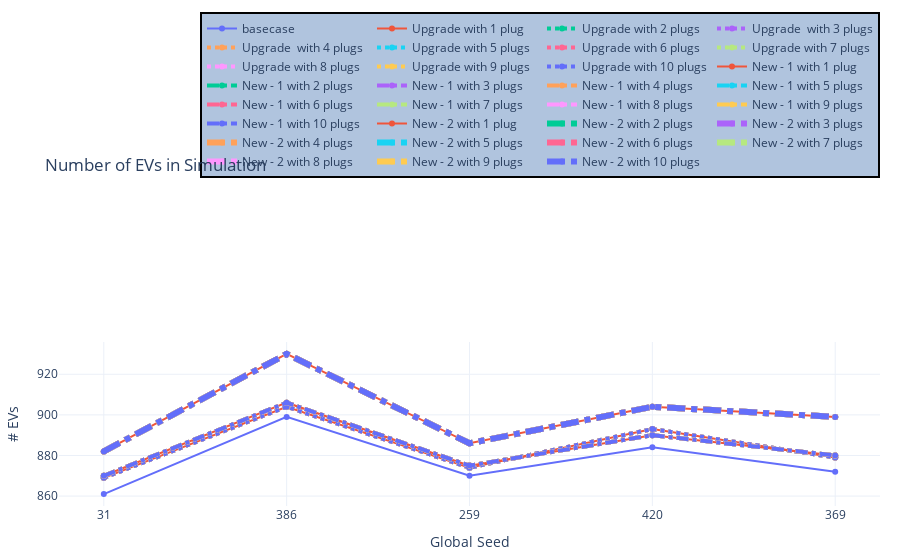

Source (notebook cell):
### Markdown cell above
#### 5.1 Vehicle Counts

### Code cell
# EVs in simulation
fig = go.Figure()
fig.add_trace(go.Scatter(x=seeds, y=count_stats[(671 <= count_stats['analysis_id']) & (count_stats['analysis_id']<= 675)].sort_values('analysis_id')['sim_count'],
                    mode='lines+markers',
                    name='basecase'))
fig.add_trace(go.Scatter(x=seeds, y=count_stats[(676 <= count_stats['analysis_id']) & (count_stats['analysis_id']<= 680)].sort_values('analysis_id')['sim_count'],
                    mode='lines+markers',
                    name='Upgrade with 1 plug'))
fig.add_trace(go.Scatter(x=seeds, y=count_stats[(681 <= count_stats['analysis_id']) & (count_stats['analysis_id']<= 685)].sort_values('analysis_id')['sim_count'],
                    mode='lines+markers',
                    name='Upgrade with 2 plugs', line=dict(width=4, dash='dot')))
fig.add_trace(go.Scatter(x=seeds, y=count_stats[(686 <= count_stats['analysis_id']) & (count_stats['analysis_id']<= 690)].sort_values('analysis_id')['sim_count'],
                    mode='lines+markers',
                    name='Upgrade  with 3 plugs', line=dict(width=4, dash='dot')))
fig.add_trace(go.Scatter(x=seeds, y=count_stats[(691 <= count_stats['analysis_id']) & (count_stats['analysis_id']<= 695)].sort_values('analysis_id')['sim_count'],
                    mode='lines+markers',
                    name='Upgrade  with 4 plugs', line=dict(width=4, dash='dot')))
fig.add_trace(go.Scatter(x=seeds, y=count_stats[(696 <= count_stats['analysis_id']) & (count_stats['analysis_id']<= 700)].sort_values('analysis_id')['sim_count'],
                    mode='lines+markers',
                    name='Upgrade with 5 plugs', line=dict(width=4, dash='dot')))
fig.add_trace(go.Scatter(x=seeds, y=count_stats[(701 <= count_stats['analysis_id']) & (count_stats['analysis_id']<= 705)].sort_values('analysis_id')['sim_count'],
                    mode='lines+markers',
                    name='Upgrade with 6 plugs', line=dict(width=4, dash='dot')))
fig.add_trace(go.Scatter(x=seeds, y=count_stats[(706 <= count_stats['analysis_id']) & (count_stats['analysis_id']<= 710)].sort_values('analysis_id')['sim_count'],
                    mode='lines+markers',
                    name='Upgrade with 7 plugs', line=dict(width=4, dash='dot')))
fig.add_trace(go.Scatter(x=seeds, y=count_stats[(711 <= count_stats['analysis_id']) & (count_stats['analysis_id']<= 715)].sort_values('analysis_id')['sim_count'],
                    mode='lines+markers',
                    name='Upgrade with 8 plugs', line=dict(width=4, dash='dot')))
fig.add_trace(go.Scatter(x=seeds, y=count_stats[(716 <= count_stats['analysis_id']) & (count_stats['analysis_id']<= 720)].sort_values('analysis_id')['sim_count'],
                    mode='lines+markers',
                    name='Upgrade with 9 plugs', line=dict(width=4, dash='dot')))
fig.add_trace(go.Scatter(x=seeds, y=count_stats[(721 <= count_stats['analysis_id']) & (count_stats['analysis_id']<= 725)].sort_values('analysis_id')['sim_count'],
                    mode='lines+markers',
                    name='Upgrade with 10 plugs', line=dict(width=4, dash='dot')))

## New - 1
fig.add_trace(go.Scatter(x=seeds, y=count_stats[(726 <= count_stats['analysis_id']) & (count_stats['analysis_id']<= 730)].sort_values('analysis_id')['sim_count'],
                    mode='lines+markers',
                    name='New - 1 with 1 plug'))
fig.add_trace(go.Scatter(x=seeds, y=count_stats[(731 <= count_stats['analysis_id']) & (count_stats['analysis_id']<= 735)].sort_values('analysis_id')['sim_count'],
                    mode='lines+markers',
                    name='New - 1 with 2 plugs', line=dict(width=4, dash='dashdot')))
fig.add_trace(go.Scatter(x=seeds, y=count_stats[(736 <= count_stats['analysis_id']) & (count_stats['analysis_id']<= 740)].sort_values('analysis_id')['sim_count'],
                    mode='lines+markers',
                    name='New - 1 with 3 plugs', line=dict(width=4, dash='dashdot')))
fig.add_trace(go.Scatter(x=seeds, y=count_stats[(741 <= count_stats['analysis_id']) & (count_stats['analysis_id']<= 745)].sort_values('analysis_id')['sim_count'],
                    mode='lines+markers',
                    name='New - 1 with 4 plugs', line=dict(width=4, dash='dashdot')))
fig.add_trace(go.Scatter(x=seeds, y=count_stats[(746 <= count_stats['analysis_id']) & (count_stats['analysis_id']<= 750)].sort_values('analysis_id')['sim_count'],
                    mode='lines+markers',
                    name='New - 1 with 5 plugs', line=dict(width=4, dash='dashdot')))
fig.add_trace(go.Scatter(x=seeds, y=count_stats[(751 <= count_stats['analysis_id']) & (count_stats['analysis_id']<= 755)].sort_values('analysis_id')['sim_count'],
                    mode='lines+markers',
                    name='New - 1 with 6 plugs', line=dict(width=4, dash='dashdot')))
fig.add_trace(go.Scatter(x=seeds, y=count_stats[(756 <= count_stats['analysis_id']) & (count_stats['analysis_id']<= 760)].sort_values('analysis_id')['sim_count'],
                    mode='lines+markers',
                    name='New - 1 with 7 plugs', line=dict(width=4, dash='dashdot')))
fig.add_trace(go.Scatter(x=seeds, y=count_stats[(761 <= count_stats['analysis_id']) & (count_stats['analysis_id']<= 765)].sort_values('analysis_id')['sim_count'],
                    mode='lines+markers',
                    name='New - 1 with 8 plugs', line=dict(width=4, dash='dashdot')))
fig.add_trace(go.Scatter(x=seeds, y=count_stats[(766 <= count_stats['analysis_id']) & (count_stats['analysis_id']<= 770)].sort_values('analysis_id')['sim_count'],
                    mode='lines+markers',
                    name='New - 1 with 9 plugs', line=dict(width=4, dash='dashdot')))
fig.add_trace(go.Scatter(x=seeds, y=count_stats[(771 <= count_stats['analysis_id']) & (count_stats['analysis_id']<= 775)].sort_values('analysis_id')['sim_count'],
                    mode='lines+markers',
                    name='New - 1 with 10 plugs', line=dict(width=4, dash='dashdot')))

## New - 2
fig.add_trace(go.Scatter(x=seeds, y=count_stats[(776 <= count_stats['analysis_id']) & (count_stats['analysis_id']<= 780)].sort_values('analysis_id')['sim_count'],
                    mode='lines+markers',
                    name='New - 2 with 1 plug'))
fig.add_trace(go.Scatter(x=seeds, y=count_stats[(781 <= count_stats['analysis_id']) & (count_stats['analysis_id']<= 785)].sort_values('analysis_id')['sim_count'],
                    mode='lines+markers',
                    name='New - 2 with 2 plugs', line=dict(width=6, dash='dashdot')))
fig.add_trace(go.Scatter(x=seeds, y=count_stats[(786 <= count_stats['analysis_id']) & (count_stats['analysis_id']<= 790)].sort_values('analysis_id')['sim_count'],
                    mode='lines+markers',
                    name='New - 2 with 3 plugs', line=dict(width=6, dash='dashdot')))
fig.add_trace(go.Scatter(x=seeds, y=count_stats[(791 <= count_stats['analysis_id']) & (count_stats['analysis_id']<= 795)].sort_values('analysis_id')['sim_count'],
                    mode='lines+markers',
                    name='New - 2 with 4 plugs', line=dict(width=6, dash='dashdot')))
fig.add_trace(go.Scatter(x=seeds, y=count_stats[(796 <= count_stats['analysis_id']) & (count_stats['analysis_id']<= 800)].sort_values('analysis_id')['sim_count'],
                    mode='lines+markers',
                    name='New - 2 with 5 plugs', line=dict(width=6, dash='dashdot')))
fig.add_trace(go.Scatter(x=seeds, y=count_stats[(801 <= count_stats['analysis_id']) & (count_stats['analysis_id']<= 805)].sort_values('analysis_id')['sim_count'],
                    mode='lines+markers',
                    name='New - 2 with 6 plugs', line=dict(width=6, dash='dashdot')))
fig.add_trace(go.Scatter(x=seeds, y=count_stats[(806 <= count_stats['analysis_id']) & (count_stats['analysis_id']<= 810)].sort_values('analysis_id')['sim_count'],
                    mode='lines+markers',
                    name='New - 2 with 7 plugs', line=dict(width=6, dash='dashdot')))
fig.add_trace(go.Scatter(x=seeds, y=count_stats[(811 <= count_stats['analysis_id']) & (count_stats['analysis_id']<= 815)].sort_values('analysis_id')['sim_count'],
                    mode='lines+markers',
                    name='New - 2 with 8 plugs', line=dict(width=6, dash='dashdot')))
fig.add_trace(go.Scatter(x=seeds, y=count_stats[(816 <= count_stats['analysis_id']) & (count_stats['analysis_id']<= 820)].sort_values('analysis_id')['sim_count'],
                    mode='lines+markers',
                    name='New - 2 with 9 plugs', line=dict(width=6, dash='dashdot')))
fig.add_trace(go.Scatter(x=seeds, y=count_stats[(821 <= count_stats['analysis_id']) & (count_stats['analysis_id']<= 825)].sort_values('analysis_id')['sim_count'],
                    mode='lines+markers',
                    name='New - 2 with 10 plugs', line=dict(width=6, dash='dashdot')))

fig.update_xaxes(type='category')
fig.update_layout(margin=dict(l=20, r=20, t=50, b=20), uniformtext_minsize=8, uniformtext_mode='hide', template='plotly_white', title_text = 'Number of EVs in Simulation',
        showlegend = True, yaxis_title="# EVs", 
                  xaxis_title="Global Seed", legend=dict(
    orientation="h",
    yanchor="bottom",
    y=2,
    xanchor="right",
    x=1,
    bgcolor="LightSteelBlue",
    bordercolor="Black",
    borderwidth=2
))
fig.show()

### Figure 1 — Plotly figure (JSON) as saved in the notebook; plotly's stock layout.template omitted (floating-point values rounded to 4 significant figures)
{"data": [{"mode": "lines+markers", "name": "basecase", "type": "scatter", "x": ["31", "386", "259", "420", "369"], "y": [861, 899, 870, 884, 872]}, {"mode": "lines+markers", "name": "Upgrade with 1 plug", "type": "scatter", "x": ["31", "386", "259", "420", "369"], "y": [869, 904, 874, 893, 879]}, {"line": {"dash": "dot", "width": 4}, "mode": "lines+markers", "name": "Upgrade with 2 plugs", "type": "scatter", "x": ["31", "386", "259", "420", "369"], "y": [869, 904, 874, 893, 879]}, {"line": {"dash": "dot", "width": 4}, "mode": "lines+markers", "name": "Upgrade  with 3 plugs", "type": "scatter", "x": ["31", "386", "259", "420", "369"], "y": [869, 904, 874, 893, 879]}, {"line": {"dash": "dot", "width": 4}, "mode": "lines+markers", "name": "Upgrade  with 4 plugs", "type": "scatter", "x": ["31", "386", "259", "420", "369"], "y": [869, 904, 874, 893, 879]}, {"line": {"dash": "dot", "width": 4}, "mode": "lines+markers", "name": "Upgrade with 5 plugs", "type": "scatter", "x": ["31", "386", "259", "420", "369"], "y": [869, 904, 874, 893, 879]}, {"line": {"dash": "dot", "width": 4}, "mode": "lines+markers", "name": "Upgrade with 6 plugs", "type": "scatter", "x": ["31", "386", "259", "420", "369"], "y": [869, 904, 874, 893, 879]}, {"line": {"dash": "dot", "width": 4}, "mode": "lines+markers", "name": "Upgrade with 7 plugs", "type": "scatter", "x": ["31", "386", "259", "420", "369"], "y": [869, 904, 874, 893, 879]}, {"line": {"dash": "dot", "width": 4}, "mode": "lines+markers", "name": "Upgrade with 8 plugs", "type": "scatter", "x": ["31", "386", "259", "420", "369"], "y": [869, 904, 874, 893, 879]}, {"line": {"dash": "dot", "width": 4}, "mode": "lines+markers", "name": "Upgrade with 9 plugs", "type": "scatter", "x": ["31", "386", "259", "420", "369"], "y": [869, 904, 874, 893, 879]}, {"line": {"dash": "dot", "width": 4}, "mode": "lines+markers", "name": "Upgrade with 10 plugs", "type": "scatter", "x": ["31", "386", "259", "420", "369"], "y": [869, 904, 874, 893, 879]}, {"mode": "lines+markers", "name": "New - 1 with 1 plug", "type": "scatter", "x": ["31", "386", "259", "420", "369"], "y": [870, 906, 875, 890, 880]}, {"line": {"dash": "dashdot", "width": 4}, "mode": "lines+markers", "name": "New - 1 with 2 plugs", "type": "scatter", "x": ["31", "386", "259", "420", "369"], "y": [870, 906, 875, 890, 880]}, {"line": {"dash": "dashdot", "width": 4}, "mode": "lines+markers", "name": "New - 1 with 3 plugs", "type": "scatter", "x": ["31", "386", "259", "420", "369"], "y": [870, 906, 875, 890, 880]}, {"line": {"dash": "dashdot", "width": 4}, "mode": "lines+markers", "name": "New - 1 with 4 plugs", "type": "scatter", "x": ["31", "386", "259", "420", "369"], "y": [870, 906, 875, 890, 880]}, {"line": {"dash": "dashdot", "width": 4}, "mode": "lines+markers", "name": "New - 1 with 5 plugs", "type": "scatter", "x": ["31", "386", "259", "420", "369"], "y": [870, 906, 875, 890, 880]}, {"line": {"dash": "dashdot", "width": 4}, "mode": "lines+markers", "name": "New - 1 with 6 plugs", "type": "scatter", "x": ["31", "386", "259", "420", "369"], "y": [870, 906, 875, 890, 880]}, {"line": {"dash": "dashdot", "width": 4}, "mode": "lines+markers", "name": "New - 1 with 7 plugs", "type": "scatter", "x": ["31", "386", "259", "420", "369"], "y": [870, 906, 875, 890, 880]}, {"line": {"dash": "dashdot", "width": 4}, "mode": "lines+markers", "name": "New - 1 with 8 plugs", "type": "scatter", "x": ["31", "386", "259", "420", "369"], "y": [870, 906, 875, 890, 880]}, {"line": {"dash": "dashdot", "width": 4}, "mode": "lines+markers", "name": "New - 1 with 9 plugs", "type": "scatter", "x": ["31", "386", "259", "420", "369"], "y": [870, 906, 875, 890, 880]}, {"line": {"dash": "dashdot", "width": 4}, "mode": "lines+markers", "name": "New - 1 with 10 plugs", "type": "scatter", "x": ["31", "386", "259", "420", "369"], "y": [870, 906, 875, 890, 880]}, {"mode": "lines+markers", "name": "New - 2 with 1 plug", "type": "scatter", "x": ["31", "386", "259", "420", "369"], "y": [882, 930, 886, 904, 899]}, {"line": {"dash": "dashdot", "width": 6}, "mode": "lines+markers", "name": "New - 2 with 2 plugs", "type": "scatter", "x": ["31", "386", "259", "420", "369"], "y": [882, 930, 886, 904, 899]}, {"line": {"dash": "dashdot", "width": 6}, "mode": "lines+markers", "name": "New - 2 with 3 plugs", "type": "scatter", "x": ["31", "386", "259", "420", "369"], "y": [882, 930, 886, 904, 899]}, {"line": {"dash": "dashdot", "width": 6}, "mode": "lines+markers", "name": "New - 2 with 4 plugs", "type": "scatter", "x": ["31", "386", "259", "420", "369"], "y": [882, 930, 886, 904, 899]}, {"line": {"dash": "dashdot", "width": 6}, "mode": "lines+markers", "name": "New - 2 with 5 plugs", "type": "scatter", "x": ["31", "386", "259", "420", "369"], "y": [882, 930, 886, 904, 899]}, {"line": {"dash": "dashdot", "width": 6}, "mode": "lines+markers", "name": "New - 2 with 6 plugs", "type": "scatter", "x": ["31", "386", "259", "420", "369"], "y": [882, 930, 886, 904, 899]}, {"line": {"dash": "dashdot", "width": 6}, "mode": "lines+markers", "name": "New - 2 with 7 plugs", "type": "scatter", "x": ["31", "386", "259", "420", "369"], "y": [882, 930, 886, 904, 899]}, {"line": {"dash": "dashdot", "width": 6}, "mode": "lines+markers", "name": "New - 2 with 8 plugs", "type": "scatter", "x": ["31", "386", "259", "420", "369"], "y": [882, 930, 886, 904, 899]}, {"line": {"dash": "dashdot", "width": 6}, "mode": "lines+markers", "name": "New - 2 with 9 plugs", "type": "scatter", "x": ["31", "386", "259", "420", "369"], "y": [882, 930, 886, 904, 899]}, {"line": {"dash": "dashdot", "width": 6}, "mode": "lines+markers", "name": "New - 2 with 10 plugs", "type": "scatter", "x": ["31", "386", "259", "420", "369"], "y": [882, 930, 886, 904, 899]}], "layout": {"autosize": true, "legend": {"bgcolor": "LightSteelBlue", "bordercolor": "Black", "borderwidth": 2, "orientation": "h", "x": 1, "xanchor": "right", "y": 2, "yanchor": "bottom"}, "margin": {"b": 20, "l": 20, "r": 20, "t": 50}, "showlegend": true, "title": {"text": "Number of EVs in Simulation"}, "uniformtext": {"minsize": 8, "mode": "hide"}, "xaxis": {"autorange": true, "range": [-0.2336, 4.234], "title": {"text": "Global Seed"}, "type": "category"}, "yaxis": {"autorange": true, "range": [854.9, 936.1], "title": {"text": "# EVs"}, "type": "linear"}}}
